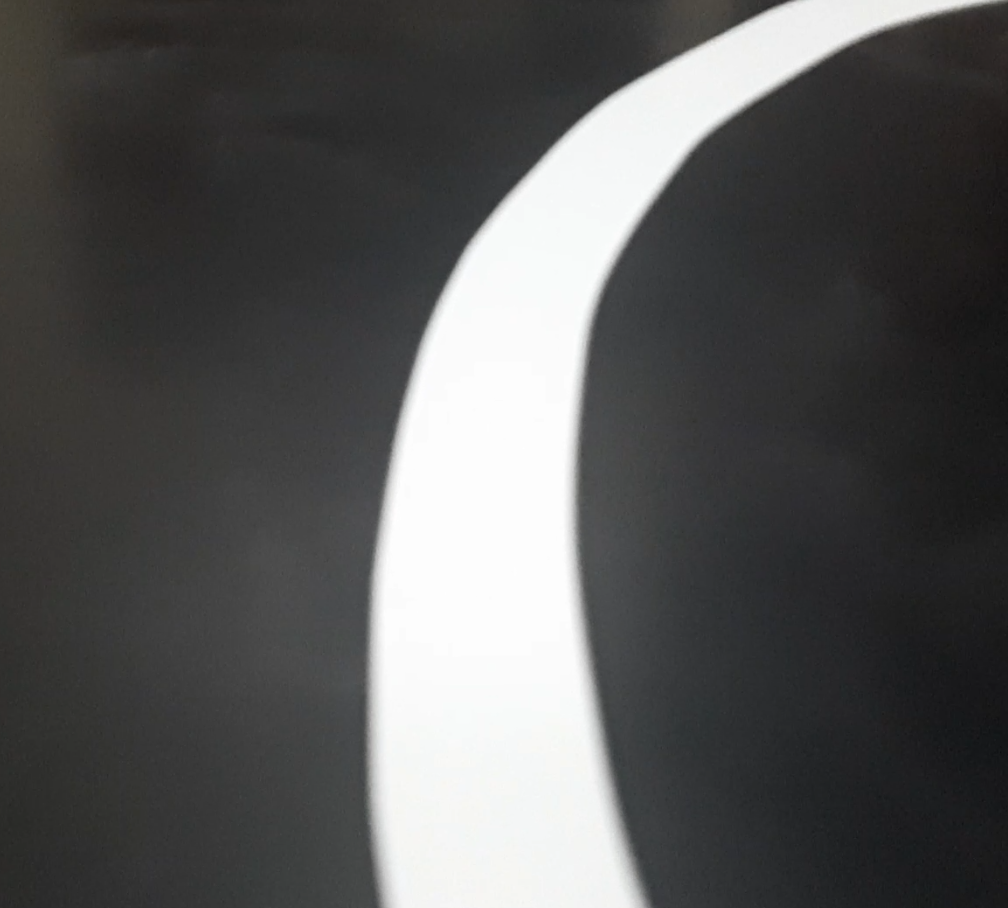
#> input picture img2.png, 1008 x 908 px
$ python -i funcoes.py   (imports and definitions only)
#> lines starting #> are read from the running program, lines starting #| are printed output that depends on the picture; after the words box and inside, x2 and y2 are one past the last pixel; in counts of white or black regions, pixels touching at a corner belong together
#> further down, picture is the input picture: shape (908, 1008, 3); mean B, G, R 87.1, 87.3, 87.2
import cv2
import numpy as np


#Funcao: trata imagem e retorna se o robo seguidor de linha deve ir para a esqueda ou direita
#Parametros: frame capturado da webcam e dois argumentos opcionais que são o limiar da binarização e a área de contorno mínima considerada
#Retorno: > 0: robo deve ir para a direita
#         < 0: robo deve ir para a esquerda
#         0:   nada deve ser feito
def TrataImagem(img, LimiarBinarizacao=150,AreaContornoLimiteMin=5000, FundoPreto = True):  # Os argumentos opcionais são empiricos. Ajuste-o conforme a necessidade


    # obtencao das dimensoes da imagem
#> called with LimiarBinarizacao = 150, AreaContornoLimiteMin = 5000, FundoPreto = True
    height = np.size(img, 0)
#> height = 908
    width = np.size(img, 1)
#> width = 1008
    QtdeContornos = 0
    DirecaoASerTomada = 0

    # tratamento da imagem
    gray = cv2.cvtColor(img, cv2.COLOR_BGR2GRAY)
    gray = cv2.GaussianBlur(gray, (21, 21), 0)
    FrameBinarizado = cv2.threshold(gray, LimiarBinarizacao, 255, cv2.THRESH_BINARY)[1]
#> FrameBinarizado: shape (908, 1008); 18.9% white; 1 white region, box (x1, y1, x2, y2) and area: (369, 0, 983, 908) 172983
    FrameBinarizado = cv2.dilate(FrameBinarizado, None, iterations=2)
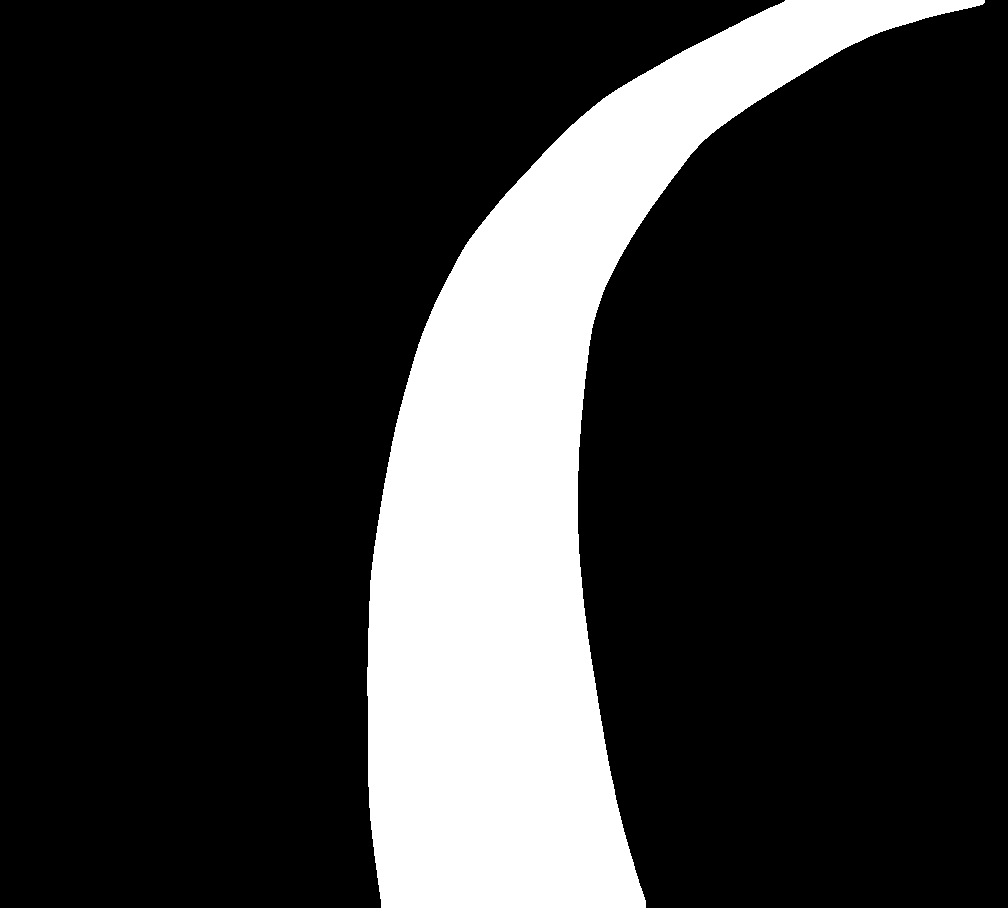
#> FrameBinarizado: shape (908, 1008); 19.5% white; 1 white region
    if not FundoPreto: FrameBinarizado = cv2.bitwise_not(FrameBinarizado)  # A imagem do vídeo já vem no formato de linha branca e fundo preto

    # descomente as linhas abaixo se quiser ver o frame apos binarizacao, dilatacao e inversao de cores
    #cv2.imshow('F.B.',FrameBinarizado)
    #cv2.waitKey(10)

    cnts, hierarchy = cv2.findContours(FrameBinarizado.copy(), cv2.RETR_EXTERNAL, cv2.CHAIN_APPROX_SIMPLE)
#> cnts = 1 contour; box (x1, y1, x2, y2) and area: (367, 0, 985, 908) 177180
    cv2.drawContours(img, cnts, -1, (255, 0, 255), 3)
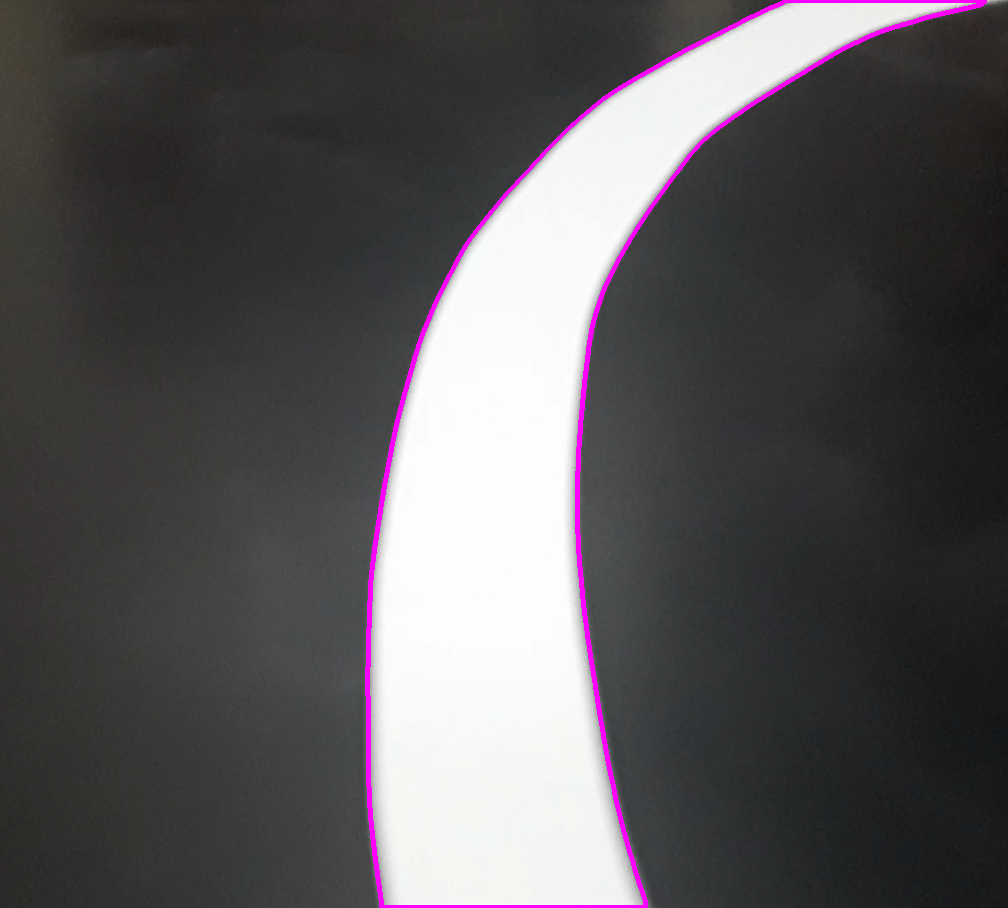
#> img: shape (908, 1008, 3); 1.27% of pixels changed, all inside (x1, y1, x2, y2) = (365, 0, 987, 908)

    for c in cnts:
        # se a area do contorno capturado for pequena, nada acontece
        if cv2.contourArea(c) < AreaContornoLimiteMin:
            continue

        QtdeContornos = QtdeContornos + 1

        # obtem coordenadas do contorno (na verdade, de um retangulo que consegue abrangir todo o contorno) e
        # realca o contorno com um retangulo.
        (x, y, w, h) = cv2.boundingRect(c)  # x e y: coordenadas do vertice superior esquerdo
        # w e h: respectivamente largura e altura do retangulo

        cv2.rectangle(img, (x, y), (x + w, y + h), (0, 255, 0), 2) #desenha o retangulo

        # determina o ponto central do contorno e desenha um circulo escuro para indicar
        CoordenadaXCentroContorno = int((x + x + w) / 2)
        CoordenadaYCentroContorno = int((y + y + h) / 2)
        PontoCentralContorno = (CoordenadaXCentroContorno, CoordenadaYCentroContorno)
        cv2.circle(img, PontoCentralContorno, 1, (0, 0, 0), 5)

        DirecaoASerTomada = CoordenadaXCentroContorno - (width / 2)  # em relacao a linha central
#> this loop made 1 pass
#> (QtdeContornos, x, y, w, h, CoordenadaXCentroContorno, CoordenadaYCentroContorno, DirecaoASerTomada) on pass 1: (1, 367, 0, 618, 908, 676, 454, 172)
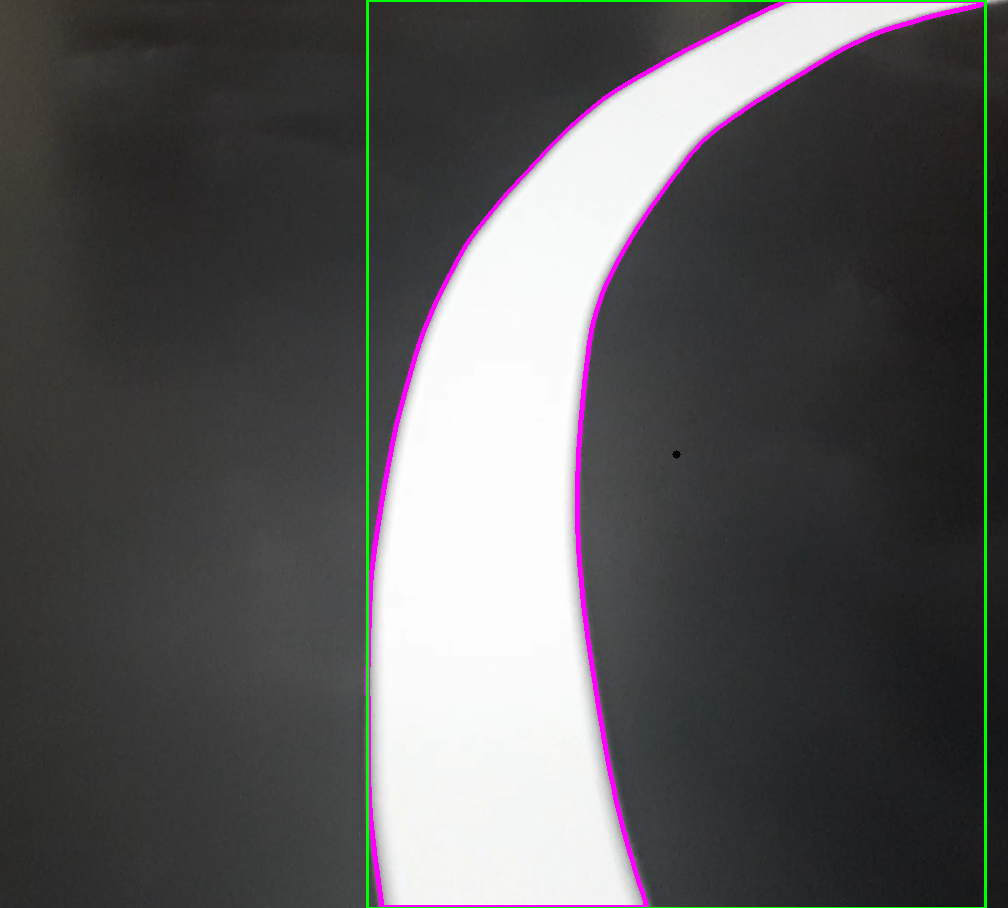
#> img: shape (908, 1008, 3); 0.8% of pixels changed, all inside (x1, y1, x2, y2) = (366, 0, 987, 908)
#> after the loop, QtdeContornos = 1


    # output da imagem
    # linha em azul: linha central / referencia
    # linha em verde: linha que mostra distancia entre linha e a referencia
    cv2.line(img, (int(width / 2), 0), (int(width / 2), height), (255, 0, 0), 2)
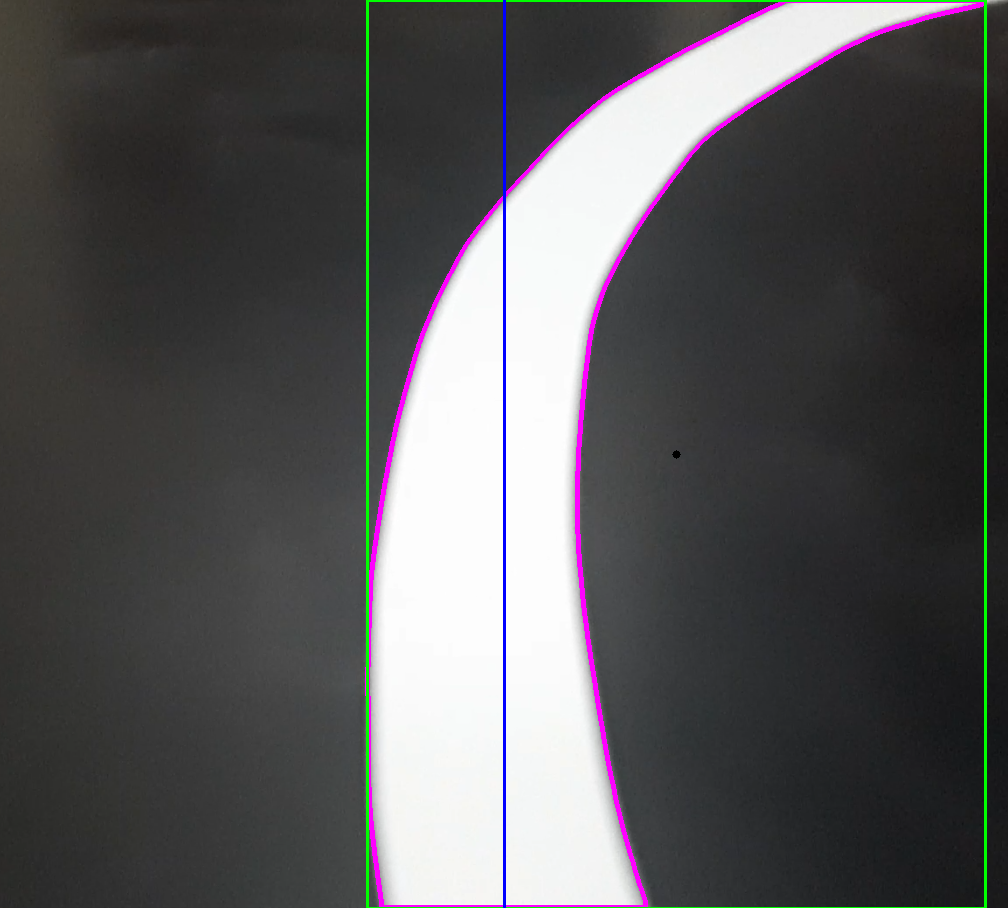
#> img: shape (908, 1008, 3); 0.3% of pixels changed, all inside (x1, y1, x2, y2) = (503, 0, 506, 908)

    if (QtdeContornos > 0):
        cv2.line(img, PontoCentralContorno, (int(width/2), CoordenadaYCentroContorno), (0, 255, 0), 1)
#> img: shape (908, 1008, 3); 0.02% of pixels changed, all inside (x1, y1, x2, y2) = (504, 454, 677, 455)

    cv2.imshow("Imagem", img)
    cv2.waitKey(10)
    return DirecaoASerTomada, QtdeContornos

>>> import cv2
>>> picture = cv2.imread('img2.png')
>>> result = TrataImagem(picture)
#> result = (172, 1)

$ run again, on img_video.png
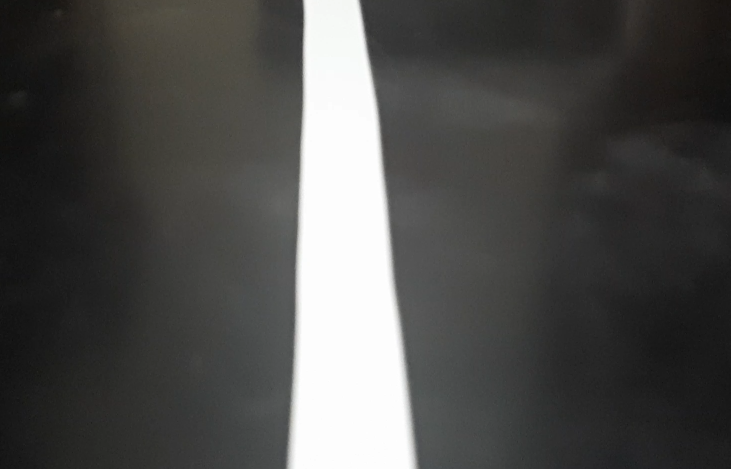
#> input picture img_video.png, 1461 x 938 px (shown at 1/2 size)
#> picture is the input picture: shape (938, 1461, 3); mean B, G, R 75.5, 77.1, 77.4
#> height = 938
#> width = 1461
#> in TrataImagem, `FrameBinarizado = cv2.dilate(FrameBinarizado, None, iterations=2)`:
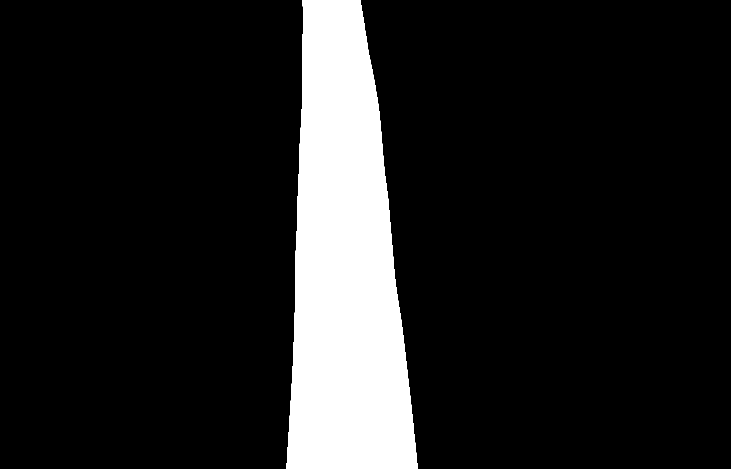
#> FrameBinarizado: shape (938, 1461) (shown at 1/2 size); 13% white; 1 white region
#> cnts = 1 contour; box (x1, y1, x2, y2) and area: (573, 0, 835, 938) 176818
#> the loop in TrataImagem, `for c in cnts:` made 1 pass
#> (QtdeContornos, x, y, w, h, CoordenadaXCentroContorno, CoordenadaYCentroContorno, DirecaoASerTomada) on pass 1: (1, 573, 0, 262, 938, 704, 469, -26.5)
#> after the loop in TrataImagem, `for c in cnts:`: QtdeContornos = 1
#> in TrataImagem, `cv2.line(img, (int(width / 2), 0), (int(width / 2), height), (255, 0, ..`:
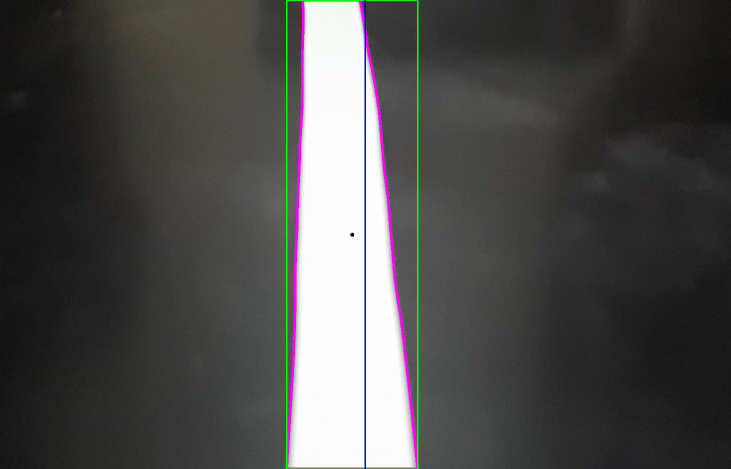
#> img: shape (938, 1461, 3) (shown at 1/2 size); mean B, G, R 76, 76.4, 77.4
#> result = (-26.5, 1)

$ run again, on img_video2.png
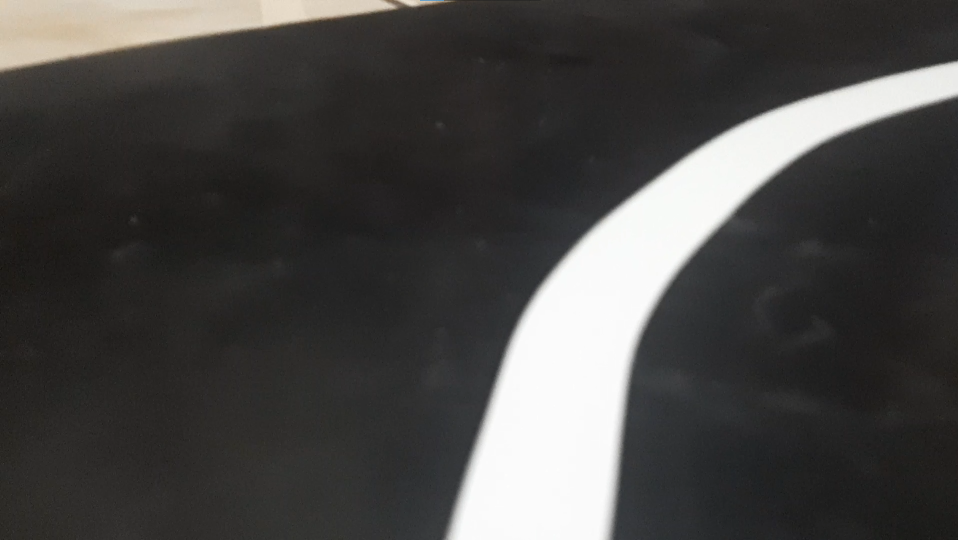
#> input picture img_video2.png, 1916 x 1080 px (shown at 1/2 size)
#> picture is the input picture: shape (1080, 1916, 3); mean B, G, R 68.7, 70.1, 71.3
#> height = 1080
#> width = 1916
#> in TrataImagem, `FrameBinarizado = cv2.dilate(FrameBinarizado, None, iterations=2)`:
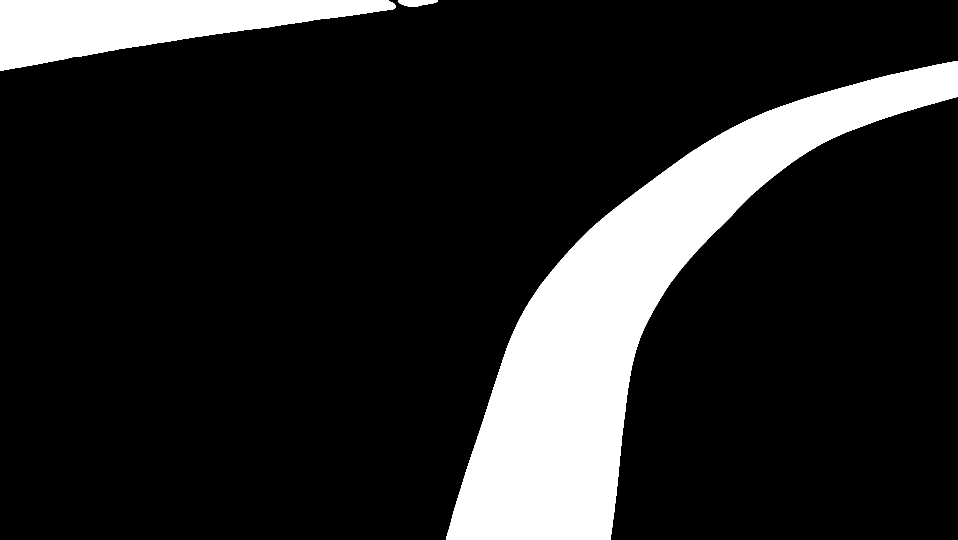
#> FrameBinarizado: shape (1080, 1916) (shown at 1/2 size); 15.1% white; 3 white regions
#> cnts = 3 contours; box (x1, y1, x2, y2) and area: (893, 122, 1916, 1080) 249868, (0, 0, 791, 141) 59494, (796, 0, 876, 14) 714
#> the loop in TrataImagem, `for c in cnts:` made 3 passes
#> (QtdeContornos, x, y, w, h, CoordenadaXCentroContorno, CoordenadaYCentroContorno, DirecaoASerTomada) on passes 1, 3: (1, 893, 122, 1023, 958, 1404, 601, 446), (2, 0, 0, 791, 141, 395, 70, -563)
#> after the loop in TrataImagem, `for c in cnts:`: QtdeContornos = 2
#> in TrataImagem, `cv2.line(img, (int(width / 2), 0), (int(width / 2), height), (255, 0, ..`:
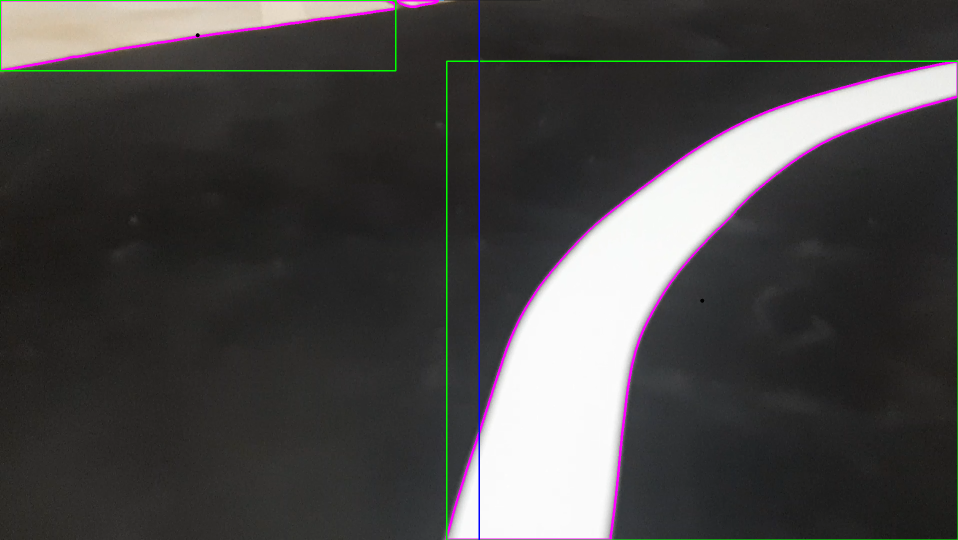
#> img: shape (1080, 1916, 3) (shown at 1/2 size); mean B, G, R 69.6, 69.8, 71.7
#> result = (-563, 2)
